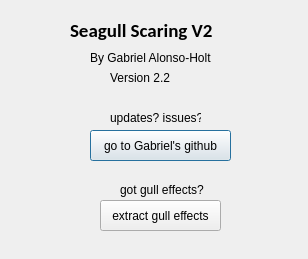
<?xml version="1.0" encoding="UTF-8"?>
<ui version="4.0">
 <class>Dialog</class>
 <widget class="QDialog" name="Dialog">
  <property name="geometry">
   <rect>
    <x>0</x>
    <y>0</y>
    <width>308</width>
    <height>259</height>
   </rect>
  </property>
  <property name="windowTitle">
   <string>Dialog</string>
  </property>
  <widget class="QLabel" name="title_label">
   <property name="geometry">
    <rect>
     <x>70</x>
     <y>0</y>
     <width>191</width>
     <height>61</height>
    </rect>
   </property>
   <property name="font">
    <font>
     <family>Calibri</family>
     <pointsize>14</pointsize>
     <weight>75</weight>
     <bold>true</bold>
    </font>
   </property>
   <property name="text">
    <string>Seagull Scaring V2</string>
   </property>
  </widget>
  <widget class="QLabel" name="author_label">
   <property name="geometry">
    <rect>
     <x>90</x>
     <y>50</y>
     <width>131</width>
     <height>16</height>
    </rect>
   </property>
   <property name="text">
    <string>By Gabriel Alonso-Holt</string>
   </property>
  </widget>
  <widget class="QLabel" name="gh_label">
   <property name="geometry">
    <rect>
     <x>110</x>
     <y>110</y>
     <width>91</width>
     <height>16</height>
    </rect>
   </property>
   <property name="text">
    <string>updates? issues?</string>
   </property>
  </widget>
  <widget class="QPushButton" name="gh_button">
   <property name="geometry">
    <rect>
     <x>90</x>
     <y>130</y>
     <width>141</width>
     <height>31</height>
    </rect>
   </property>
   <property name="text">
    <string>go to Gabriel's github</string>
   </property>
  </widget>
  <widget class="QPushButton" name="extract_button">
   <property name="geometry">
    <rect>
     <x>100</x>
     <y>200</y>
     <width>121</width>
     <height>31</height>
    </rect>
   </property>
   <property name="text">
    <string>extract gull effects</string>
   </property>
  </widget>
  <widget class="QLabel" name="gull_label">
   <property name="geometry">
    <rect>
     <x>120</x>
     <y>180</y>
     <width>91</width>
     <height>20</height>
    </rect>
   </property>
   <property name="text">
    <string>got gull effects?</string>
   </property>
  </widget>
  <widget class="QLabel" name="version_label">
   <property name="geometry">
    <rect>
     <x>110</x>
     <y>70</y>
     <width>131</width>
     <height>16</height>
    </rect>
   </property>
   <property name="text">
    <string>Version 2.2</string>
   </property>
  </widget>
 </widget>
 <resources/>
 <connections/>
</ui>
